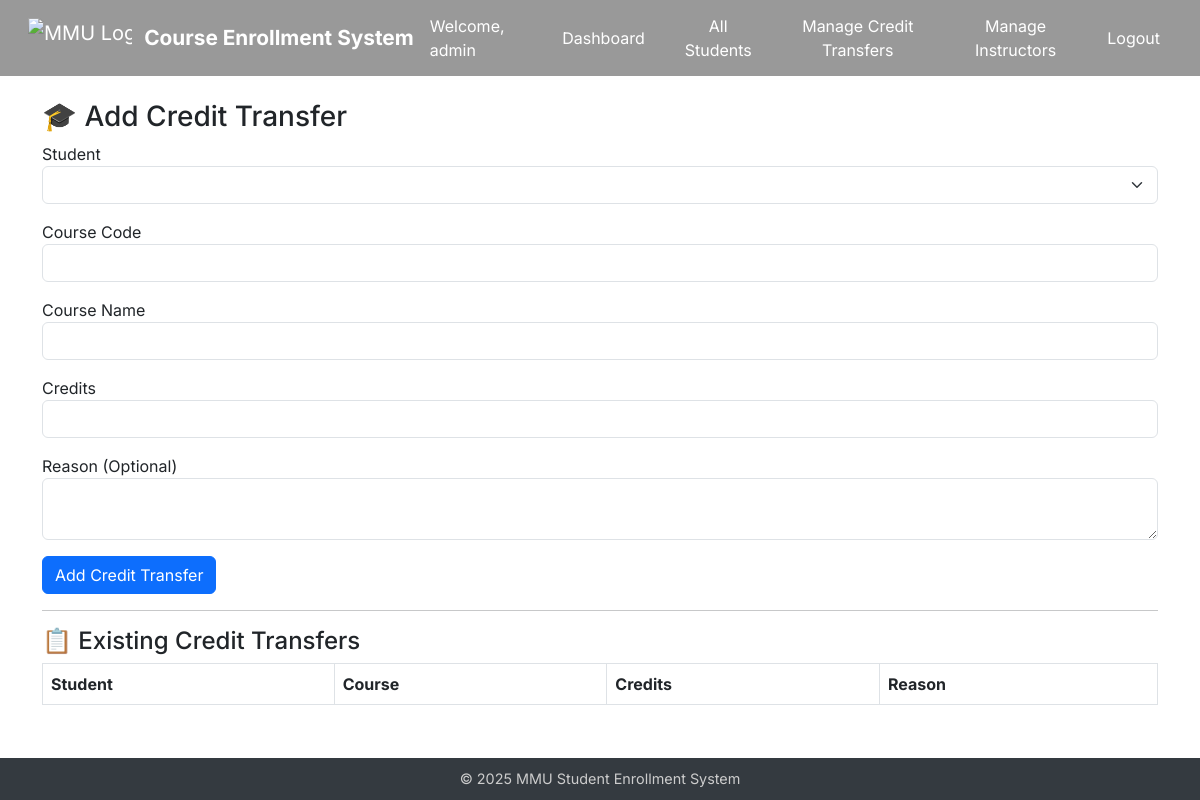
The page /admin/admin/credit-transfer (signed in) on the database as committed earlier.
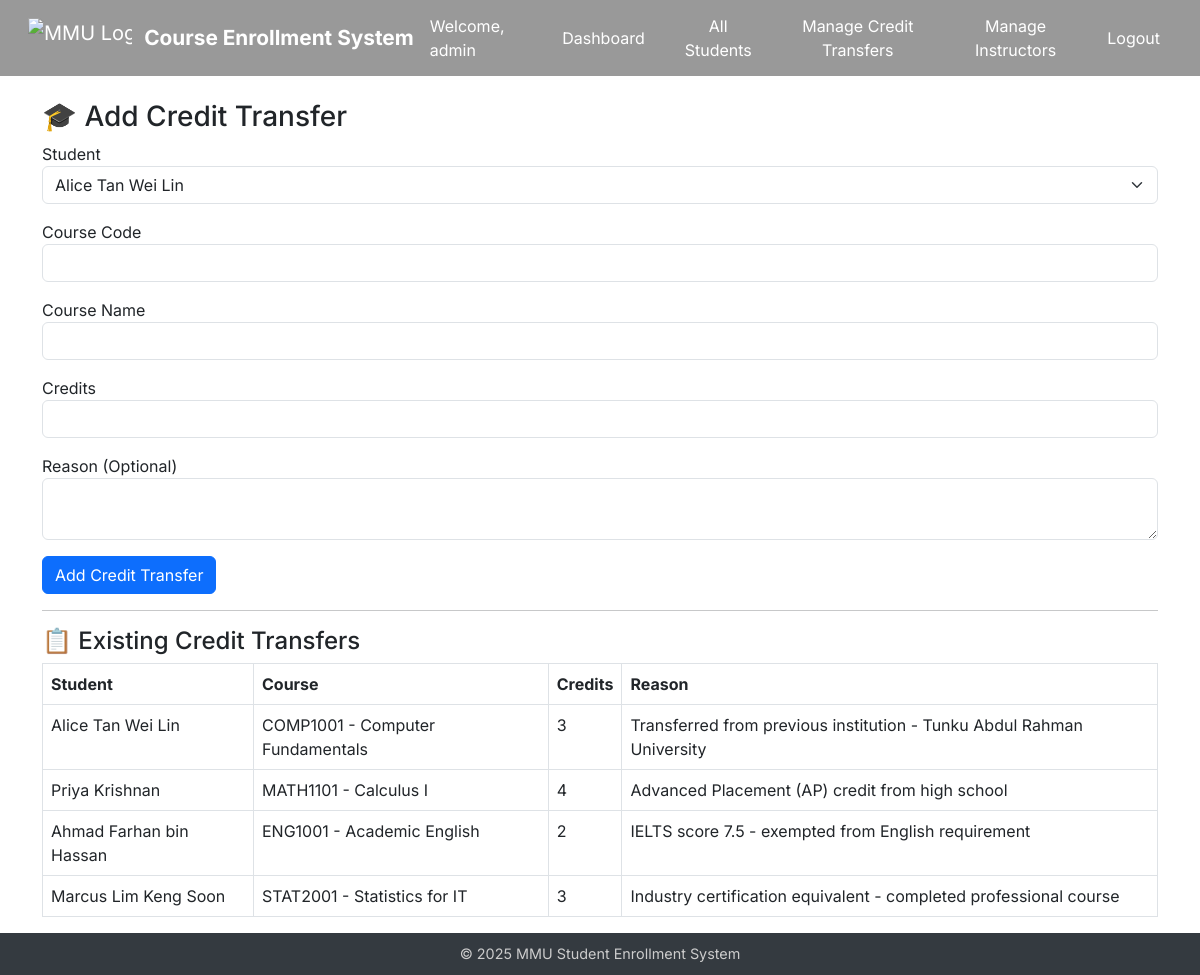
The same page on the database as committed later.
### app/models.py (models this page shows, shortened)
class CreditTransfer(db.Model):
    id = db.Column(db.Integer, primary_key=True)
    student_id = db.Column(db.Integer, db.ForeignKey("student.id"), nullable=False)
    course_code = db.Column(db.String(20), nullable=False)
    course_name = db.Column(db.String(100), nullable=False)
    credits = db.Column(db.Integer, nullable=False)
    reason = db.Column(db.Text, nullable=True)
    student = db.relationship("Student", backref="credit_transfers")

class Student(UserMixin, db.Model):
    id = db.Column(db.Integer, primary_key=True)
    name = db.Column(db.String(64))
    email = db.Column(db.String(120), unique=True)
    department = db.Column(db.String(64))
    password_hash = db.Column(db.String(128))
    scholarship_percentage = db.Column(db.Integer, default=0)
    enrollments = db.relationship('Enrollment', backref='student', lazy=True)

### app/routes/admin.py (the view, shortened to what this page needs)
@admin_bp.route("/admin/credit-transfer", methods=["GET", "POST"])
@login_required
def admin_credit_transfer():
    if not current_user.is_admin:
        abort(403)
    form = CreditTransferForm()
    form.student_id.choices = [(s.id, s.name) for s in Student.query.all()]
    transfers = CreditTransfer.query.all()
    return render_template("admin/credit_transfer.html", form=form, transfers=transfers)

### app/forms.py
class CreditTransferForm(FlaskForm):
    student_id = SelectField("Student", coerce=int, validators=[DataRequired()])
    course_code = StringField("Course Code", validators=[DataRequired()])
    course_name = StringField("Course Name", validators=[DataRequired()])
    credits = IntegerField("Credits", validators=[DataRequired(), NumberRange(min=1)])
    reason = TextAreaField("Reason (Optional)", validators=[Optional()])
    submit = SubmitField("Add Credit Transfer")

### app/models.py (called while the page is built)
    @property
    def is_admin(self):
        return True

### app/templates/admin/credit_transfer.html (shortened to what this page needs)
{% extends "base.html" %}
{% block content %}
<h3>🎓 Add Credit Transfer</h3>
<form method="POST">
    <div class="mb-3">{{ form.student_id.label }} {{ form.student_id(class="form-select") }}</div>
    <div class="mb-3">{{ form.course_code.label }} {{ form.course_code(class="form-control") }}</div>
    <div class="mb-3">{{ form.course_name.label }} {{ form.course_name(class="form-control") }}</div>
    <div class="mb-3">{{ form.credits.label }} {{ form.credits(class="form-control") }}</div>
    <div class="mb-3">{{ form.reason.label }} {{ form.reason(class="form-control") }}</div>
    {{ form.submit(class="btn btn-primary") }}
</form>
<hr>
<h4>📋 Existing Credit Transfers</h4>
<table class="table table-bordered">
    <thead><tr><th>Student</th><th>Course</th><th>Credits</th><th>Reason</th></tr></thead>
    <tbody>
        {% for ct in transfers %}
        <tr>
            <td>{{ ct.student.name }}</td>
            <td>{{ ct.course_code }} - {{ ct.course_name }}</td>
            <td>{{ ct.credits }}</td>
            <td>{{ ct.reason or "-" }}</td>
        </tr>
        {% endfor %}
    </tbody>
</table>
{% endblock %}

Rows that differ between the two databases and show on the page:
added CreditTransfer: student.name "Alice Tan Wei Lin", course_code "COMP1001", course_name "Computer Fundamentals", credits "3", reason "Transferred from previous institution - Tunku Abdul Rahman University"
added CreditTransfer: student.name "Priya Krishnan", course_code "MATH1101", course_name "Calculus I", credits "4", reason "Advanced Placement (AP) credit from high school"
added CreditTransfer: student.name "Ahmad Farhan bin Hassan", course_code "ENG1001", course_name "Academic English", credits "2", reason "IELTS score 7.5 - exempted from English requirement"
added CreditTransfer: student.name "Marcus Lim Keng Soon", course_code "STAT2001", course_name "Statistics for IT", credits "3", reason "Industry certification equivalent - completed professional course"
Other text that changed with them:
form field student_id: (not shown) → "Alice Tan Wei Lin"
